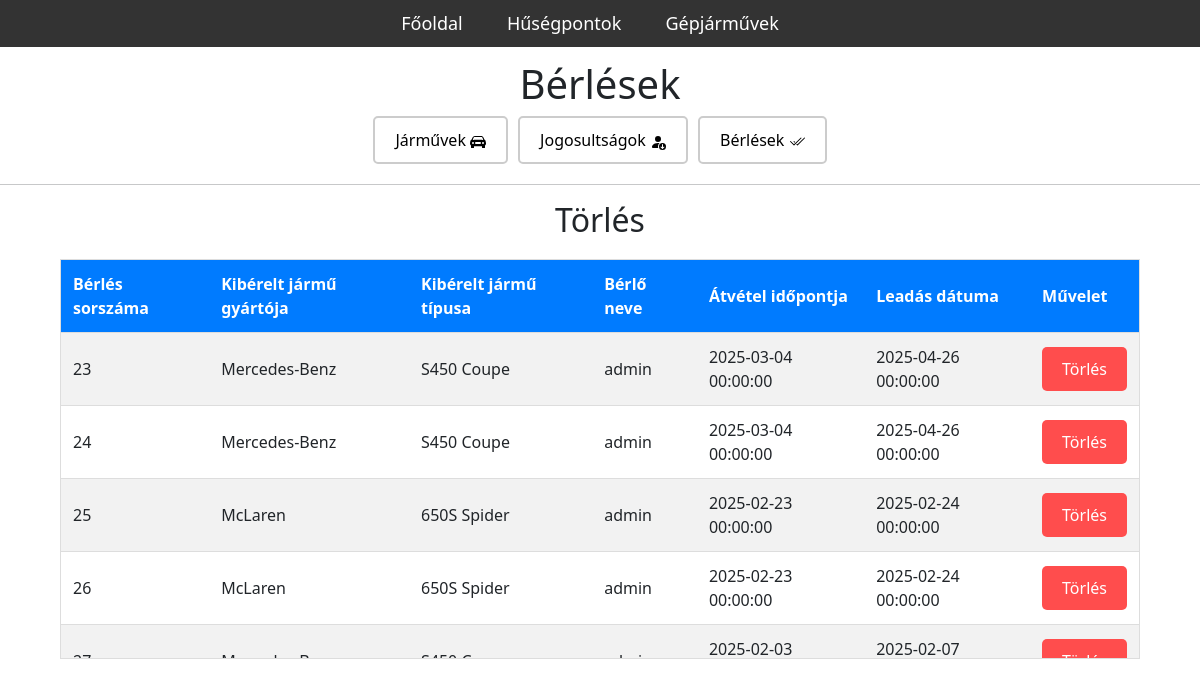
Before: /php/admin_berlesek.php with the older database file.
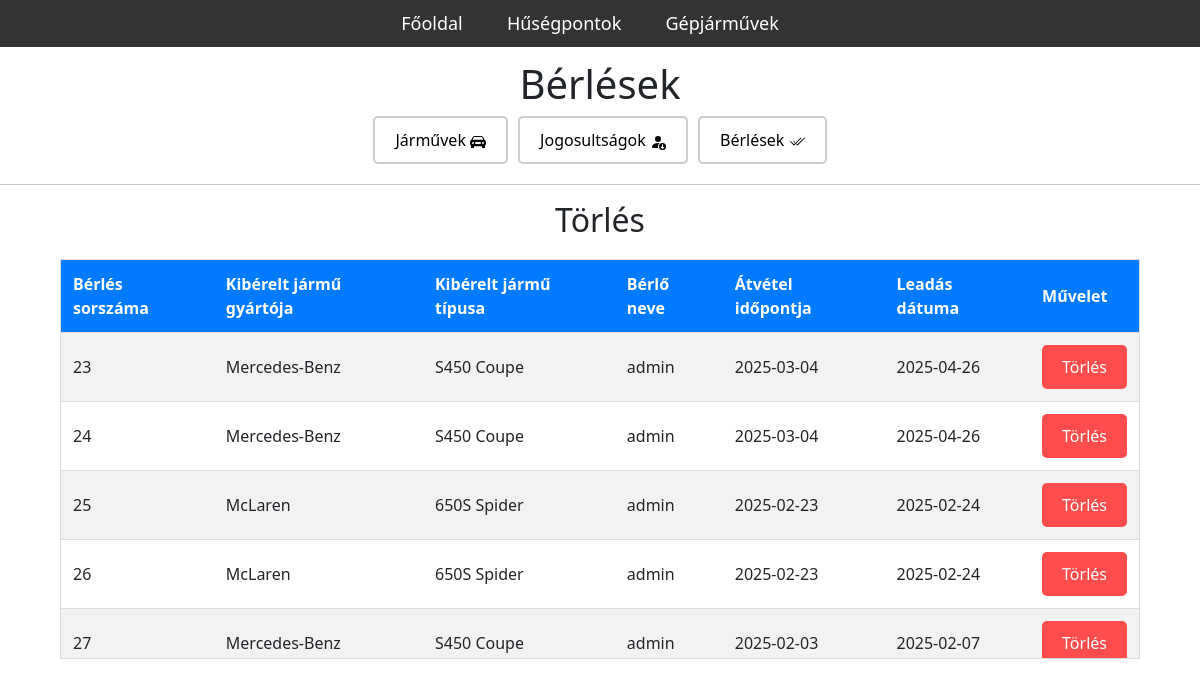
After: the same page with the newer database file.
### tables this page shows
CREATE TABLE `berlesek` (
  `berles_id` int(11) NOT NULL,
  `jarmu_id` int(11) DEFAULT NULL,
  `felhasznalo` varchar(255) DEFAULT NULL,
  `tol` date DEFAULT NULL,
  `ig` date DEFAULT NULL,
  `kifizetve` tinyint(1) DEFAULT NULL
);

CREATE TABLE `jarmuvek` (
  `jarmu_id` int(11) NOT NULL,
  `felhasznalas_id` int(11) DEFAULT NULL,
  `szerviz_id` int(11) DEFAULT NULL,
  `gyarto` varchar(255) DEFAULT NULL,
  `tipus` varchar(255) DEFAULT NULL,
  `motor` varchar(255) DEFAULT NULL,
  `gyartasi_ev` date DEFAULT NULL,
  `leiras` varchar(255) DEFAULT NULL,
  `ar` int(11) DEFAULT NULL,
  `kep_url` varchar(255) NOT NULL
);

CREATE TABLE `felhasznalo` (
  `felhasznalo_nev` varchar(255) NOT NULL,
  `nev` varchar(255) DEFAULT NULL,
  `emailcim` varchar(255) DEFAULT NULL,
  `jogositvany_kiallitasDatum` datetime DEFAULT NULL,
  `szamlazasi_cim` varchar(255) DEFAULT NULL,
  `husegpontok` double DEFAULT NULL,
  `jelszo` varchar(255) DEFAULT NULL,
  `admin` tinyint(1) DEFAULT NULL
);

### php/adatLekeres.php (called while the page is built)
<?php
include './db_connection.php';
function adatokLekerese($muvelet) {
    global $db;
    $eredmeny = $db->query($muvelet);
    if ($db->errno == 0) {
        if ($eredmeny->num_rows > 0) {
            $adatok = $eredmeny->fetch_all(MYSQLI_ASSOC);
            return $adatok;
        } else {
            return 'Nincsenek találatok!';
        }
    } else {
        return $db->error;
    }
}
?>

### php/admin_berlesek.php (the view, shortened to what this page needs)
<?php
    include "./db_connection.php";
    include "./adatLekeres.php";
?>
<!DOCTYPE html>
<html lang="en">
<head>
    <link rel="stylesheet" href="../css/admincss/admin_berlesek.css">
    <link href="https://cdn.jsdelivr.net/npm/bootstrap@5.3.3/dist/css/bootstrap.min.css" rel="stylesheet"
>
</head>
<body>
    <header>
        <nav>
            <ul>
                <li><a href="index.php">Főoldal</a></li>
                <li><a href="husegpontok.php">Hűségpontok</a></li>
                <li><a href="jarmuvek.php">Gépjárművek</a></li>
            </ul>
        </nav>
    </header>
    <h1>Bérlések</h1>
    <div class="aloldalak">
        <a href="./admin.php"><button id="jarmuvek">Járművek
        </button></a>
        <a href="./admin_jogosultsag.php"><button id="jogosultsag">Jogosultságok
        </button></a>
        <a href="./admin_berlesek.php"><button id="berlesek">Bérlések
        </button></a>
    </div>
    <hr>
    <h2>Törlés</h2>
    <div class="table-container">
        <?php
            $berlesek_listazasa_sql = "SELECT berlesek.berles_id, jarmuvek.gyarto, jarmuvek.tipus, felhasznalo.nev, berlesek.tol, berlesek.ig FROM berlesek
                                       INNER JOIN jarmuvek ON berlesek.jarmu_id=jarmuvek.jarmu_id INNER JOIN felhasznalo ON felhasznalo.felhasznalo_nev=berlesek.felhasznalo;";
            $berlesek_listazasa = adatokLekerese($berlesek_listazasa_sql);
            echo '<table><tr><th>Bérlés sorszáma</th><th>Kibérelt jármű gyártója</th><th>Kibérelt jármű típusa</th><th>Bérlő neve</th><th>Átvétel időpontja</th><th>Leadás dátuma</th><th>Művelet</th></tr>';
            if(is_array($berlesek_listazasa)){
                foreach ($berlesek_listazasa as $b) {
                    echo '<tr><td>' . $b['berles_id'] . '</td>';
                    echo '<td>' . $b['gyarto'] . '</td>';
                    echo '<td>' . $b['tipus'] . '</td>';
                    echo '<td>' . $b['nev'] . '</td>';
                    echo '<td>' . $b['tol'] . '</td>';
                    echo '<td>' . $b['ig'] . '</td>';
                    echo '<td><form method="DELETE">
                                <input type="hidden" name="berles_id" value="' . $b['berles_id'] . '">
                                <input name="delete_berles" class="torles_button" type="submit" value="Törlés">
                          </form></td></tr>';
                }
            }
            else{
                echo '<tr><td colspan="10">Nincs bérlés rögzítve az adatbázisban.</td></tr>';
            }
            echo '</table>';
        ?>
    </div>
</body>
</html>

### css/admincss/admin_berlesek.css (style rules this page uses)
body { font-family: Arial, sans-serif; background-color: #f9f9f9; margin: 0; padding: 0; }
header { background-color: #333; padding: 10px 0; position: fixed; top: 0; width: 100%; z-index: 100; }
nav { text-align: center; }
nav ul { list-style-type: none; padding: 0; margin: 0; }
nav ul li { display: inline; margin-right: 20px; }
nav ul li a { color: white; text-decoration: none; font-size: 18px; padding: 10px; border-radius: 5px; transition: background-color 0.3s ease; }
h1 { text-align: center; color: #333; margin-top: 60px !important; }
h2 { text-align: center; color: #333; }
.aloldalak { display: flex; gap: 10px; margin-bottom: 20px; justify-content: center; }
.aloldalak button { padding: 10px 20px; border: 2px solid #ccc; border-radius: 5px; background-color: white; color: black; cursor: pointer; font-size: 16px; transition: background-color 0.3s ease, color 0.3s ease; }
.table-container { width: 90%; max-height: 400px; margin: 20px auto; overflow-y: auto; border: 1px solid #ddd; }
table { width: 100%; border-collapse: collapse; background: #fff; box-shadow: 0 4px 6px rgba(0, 0, 0, 0.1); }
table th, table td { padding: 12px; text-align: left; border-bottom: 1px solid #ddd; }
table th { background-color: #007bff; color: white; font-weight: bold; }
table tr:nth-child(even) { background-color: #f2f2f2; }
.torles_button { background-color: #ff4d4d; color: white; border: none; border-radius: 5px; padding: 10px 20px; font-size: 16px; cursor: pointer; transition: background-color 0.3s ease; }

Changed rows visible on the page:
changed berlesek id 23: tol "2025-03-04 00:00:00" → "2025-03-04"; ig "2025-04-26 00:00:00" → "2025-04-26"
changed berlesek id 24: tol "2025-03-04 00:00:00" → "2025-03-04"; ig "2025-04-26 00:00:00" → "2025-04-26"
changed berlesek id 25: tol "2025-02-23 00:00:00" → "2025-02-23"; ig "2025-02-24 00:00:00" → "2025-02-24"
changed berlesek id 26: tol "2025-02-23 00:00:00" → "2025-02-23"; ig "2025-02-24 00:00:00" → "2025-02-24"
changed berlesek id 27: tol "2025-02-03…" → "2025-02-03"; ig "2025-02-07…" → "2025-02-07"
